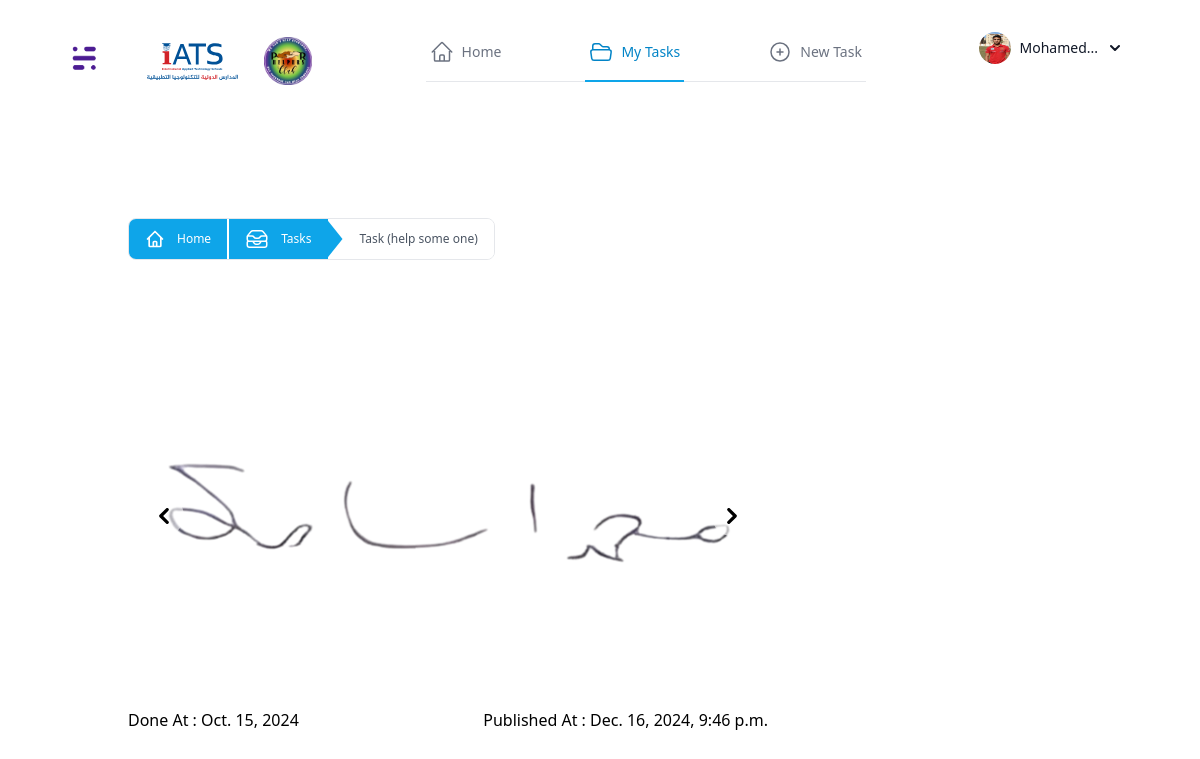
The page /student_home/tasks/task/1 (signed in) on the database its author committed.
### taskApp/models.py (models this page shows, shortened)
class UserProfile(User):
    name = models.CharField(max_length=100)
    phone = models.CharField(max_length=15)
    location = models.CharField(max_length=100)
    nationalId = models.CharField(max_length=20)
    userPermission = models.CharField(max_length=50)
    grade = models.CharField(max_length=50,null=True)
    firstStudentRule = models.CharField(max_length=50 , null=True)
    secondStudentRule = models.CharField(max_length=50 , null=True)
    adminRule = models.CharField(max_length=50 , null=True)
    profileImage = models.ImageField(upload_to='profileImages', default='profileImages/defaultUserProfile.png')

class Task(models.Model):
    user = models.ForeignKey(UserProfile, on_delete=models.CASCADE)
    initiativeType = models.CharField(max_length=2)
    title = models.CharField(max_length=100)
    description = models.TextField(max_length=2000)
    initiativePlace = models.CharField(max_length=50)
    dateOfTask = models.DateField(default=None)
    publishedDate = models.DateTimeField(auto_now_add=True)
    studentsName = models.TextField()

class TaskImages(models.Model):
    task = models.ForeignKey(Task, on_delete=models.CASCADE)
    image = models.ImageField(upload_to=taskImageUpload)

### taskApp/views.py (the view, shortened to what this page needs)
# urls.py: path('student_home/tasks/task/<int:id>',taskDetails, name='taskDetails'),
def taskDetails(request,id):
    task_sp = Task.objects.get(id=id)
    student = UserProfile.objects.get(id=request.user.id)
    users = UserProfile.objects.filter(userPermission='student')
    for user in users:
        user.name = user.name[:7] + "..."
        for task in user.task_set.all():
            task.title = task.title[:14] + "..."
    task_sp.user.name = task_sp.user.name[:20] + "..."
    student.name = student.name[:7] + "..."
    task_comments = task_sp.taskcomments_set.all()
    comments = []
    page = request.GET.get('page', 1)
    paginator = Paginator(comments, 2)
    try:
        comments = paginator.page(page)
    except PageNotAnInteger:
        comments = paginator.page(1)
    except EmptyPage:
        comments = paginator.page(paginator.num_pages)
    context = {
        'student': student,
        'usersData': users,
        'task':task_sp,
        'task_comments':comments,
    }
    return render(request,'TaskDetails.html' , context)

### templates/TaskDetails.html (shortened to what this page needs)
<!DOCTYPE html>
{% load static %}
<html lang="en">
    <head>
        <link rel="stylesheet" href="{% static 'Styles/StudentTask.css' %}">
        <link rel="stylesheet" href="https://cdnjs.cloudflare.com/ajax/libs/font-awesome/6.7.1/css/all.min.css" />
        <link href="https://cdn.jsdelivr.net/npm/flowbite@2.5.2/dist/flowbite.min.css" rel="stylesheet" />
        <script src="https://cdn.tailwindcss.com"></script>
    </head>
<body>
            {% include 'components/header_component.html' %}
             <nav aria-label="Breadcrumb" class="flex -mt-12 mb-12 h-max w-max translate-x-28 hidden sm:m-0 sm:ml-4 sm:block">
                <ol class="flex w-max h-max overflow-hidden rounded-lg border border-gray-200 text-gray-600">
                <li class="flex items-center">
                  <a
                    href="{% url 'student_home' %}"
                    class="flex h-10 items-center gap-1.5 bg-[#0EA5E9] px-4 transition hover:text-gray-900"
                  >
                    <span class="ms-1.5 text-xs text-white font-medium"> Home </span>
                  </a>
                </li>
                <li class="flex items-center">
                  <a
                    href="{% url 'student_tasks' user.id %}"
                    class="flex h-10 items-center border-l-2 border-white gap-1.5 bg-[#0EA5E9] px-4 transition hover:text-gray-900"
                  >
                    <span class="ms-1.5 text-xs text-white font-medium"> Tasks </span>
                  </a>
                </li>
                <li class="relative flex items-center">
                  <span
                    class="absolute inset-y-0 -start-px h-10 w-4 bg-[#0EA5E9] [clip-path:_polygon(0_0,_0%_100%,_100%_50%)] rtl:rotate-180"
                  >
                  </span>
                  <a
                    href=""
                    class="flex h-10 items-center bg-white pe-4 ps-8 text-xs font-medium transition hover:text-gray-900"
                  >
                    Task ({{ task.title }})
                  </a>
                </li>
              </ol>
            </nav>
    <div class="container flex flex-col sm:flex-row items-start gap-[8rem] my-16  px-[8rem]">
        <div>
            <div id="gallery" class="relative w-[40rem]" data-carousel="static">
                <div class="relative h-56 overflow-hidden rounded-lg md:h-96">
                    {% for image in task.taskimages_set.all %}
                        <div class="hidden duration-700 ease-in-out" data-carousel-item>
                            <img src="{{ image.image.url }}" class="absolute block max-w-full h-auto -translate-x-1/2 -translate-y-1/2 top-1/2 left-1/2" alt="">
                        </div>
                    {% endfor %}
                </div>
                <button type="button" class="absolute top-0 start-0 z-30 flex items-center justify-center h-full px-4 cursor-pointer group focus:outline-none" data-carousel-prev>
                            <span class="inline-flex items-center justify-center w-10 h-10 rounded-full bg-white/60 dark:bg-gray-800/30 group-hover:bg-white/50 dark:group-hover:bg-gray-800/60 group-focus:ring-4 group-focus:ring-white dark:group-focus:ring-gray-800/70 group-focus:outline-none">
                                <svg class="w-4 h-4 text-black dark:text-gray-800 rtl:rotate-180" aria-hidden="true" xmlns="http://www.w3.org/2000/svg" fill="none" viewBox="0 0 6 10">
                                    <path stroke="currentColor" stroke-linecap="round" stroke-linejoin="round" stroke-width="2" d="M5 1 1 5l4 4"/>
                                </svg>
                            </span>
                        </button>
                <button type="button" class="absolute top-0 end-0 z-30 flex items-center justify-center h-full px-4 cursor-pointer group focus:outline-none" data-carousel-next>
                            <span class="inline-flex items-center justify-center w-10 h-10 rounded-full bg-white/60 dark:bg-gray-800/30 group-hover:bg-white/50 dark:group-hover:bg-gray-800/60 group-focus:ring-4 group-focus:ring-white dark:group-focus:ring-gray-800/70 group-focus:outline-none">
                                <svg class="w-4 h-4 text-black dark:text-gray-800 rtl:rotate-180" aria-hidden="true" xmlns="http://www.w3.org/2000/svg" fill="none" viewBox="0 0 6 10">
                                    <path stroke="currentColor" stroke-linecap="round" stroke-linejoin="round" stroke-width="2" d="m1 9 4-4-4-4"/>
                                </svg>
                            </span>
                        </button>
            </div>
            <div class="flex items-center w-full justify-between">
                <p>Done At : {{ task.dateOfTask }}</p>
                <p>Published At : {{ task.publishedDate }}</p>
            </div>
        </div>
    </div>
</body>
</html>

### templates/components/header_component.html (shortened to what this page needs)
{% load static %}
<div class="flex px-[1rem] pr-[2rem] sm:px-[3rem]">
    {% if user.is_authenticated %}
<div class="text-center hidden sm:block">
   <button class="mt-8 w-max sm:mr-6 focus:ring-4 focus:ring-blue-300 font-medium rounded-lg text-sm px-5 py-2.5 dark:bg-blue-600 dark:hover:bg-blue-700 focus:outline-none dark:focus:ring-blue-800" type="button" data-drawer-target="drawer-navigation" data-drawer-show="drawer-navigation" aria-controls="drawer-navigation">
    <img src="{% static 'Images/Menu.gif' %}" alt="logo" class="size-8" />
   </button>
</div>
    <div class="flex items-center sm:gap-6 gap-1 -ml-4 -translate-x-12 sm:translate-x-0 sm:ml-0">
        <img src="{% static 'Images/iats-logo.svg' %}" alt="IATS logo" class="size-24" />
        <img src="{% static 'Images/PHP-logo.png' %}" alt="PHP logo" class="size-12" />
    </div>
    <div class="w-max mx-auto my-10 hidden sm:block " style="">
          <div class="">
            <div class="border-b border-gray-200">
              <nav class="-mb-px flex gap-20" aria-label="Tabs">
                <a
                  href="{% url 'student_home' %}"
                  class="inline-flex shrink-0 items-center gap-2 border-b-2 border-transparent px-1 pb-4 text-sm font-medium text-gray-500 hover:border-gray-300 hover:text-gray-700 "
                >
                  Home
                </a>
                <a
                  href="{% url 'student_tasks' student.id %}"
                  class="inline-flex shrink-0 items-center gap-2 border-b-2 border-sky-500 px-1 pb-4 text-sm font-medium text-sky-600"
                >
                  My Tasks
                </a>
                <a
                  href="{% url 'addTask' %}"
                  class=" inline-flex shrink-0 items-center gap-2 border-b-2 border-transparent px-1 pb-4 text-sm font-medium text-gray-500 hover:border-gray-300 hover:text-gray-700"
                  aria-current="page"
                >
                  <svg xmlns="http://www.w3.org/2000/svg" fill="none" viewBox="0 0 24 24" stroke-width="1.5" stroke="currentColor" class="size-6">
                      <path stroke-linecap="round" stroke-linejoin="round" d="M12 9v6m3-3H9m12 0a9 9 0 1 1-18 0 9 9 0 0 1 18 0Z" />
                  </svg>
                    New Task
                </a>
              </nav>
            </div>
          </div>
    </div>
        <div style="position: relative !important; z-index: 9999 !important;" class="mt-8 translate-x-16 sm:mr-7 sm:translate-x-0">
            <button id="dropdownAvatarNameButton" data-dropdown-toggle="dropdownAvatarName" class="flex items-center text-sm pe-1 font-medium text-gray-900 rounded-full hover:text-blue-600 dark:hover:text-blue-500 md:me-0 focus:ring-4 focus:ring-gray-100 dark:focus:ring-gray-700 dark:text-white" type="button">
                <img class="w-8 h-8 me-2 rounded-full" src="{{ student.profileImage.url }}" alt="user photo">
                {{ student.name }}
                <svg class="w-2.5 h-2.5 ms-3" aria-hidden="true" xmlns="http://www.w3.org/2000/svg" fill="none" viewBox="0 0 10 6">
                <path stroke="currentColor" stroke-linecap="round" stroke-linejoin="round" stroke-width="2" d="m1 1 4 4 4-4"/>
                </svg>
            </button>
            </div>
        </div>
    {% endif %}
        <div  class="flex relative gap-8 sm:p-8 -ml-12 mt-8">
        </div>

### rows shown on the page
UserProfile: profileImage (picture), name "Mohamed..."
Task: title "help some one", dateOfTask "Oct. 15, 2024", publishedDate "Dec. 16, 2024, 9:46 p.m."
TaskImages: image (picture)
